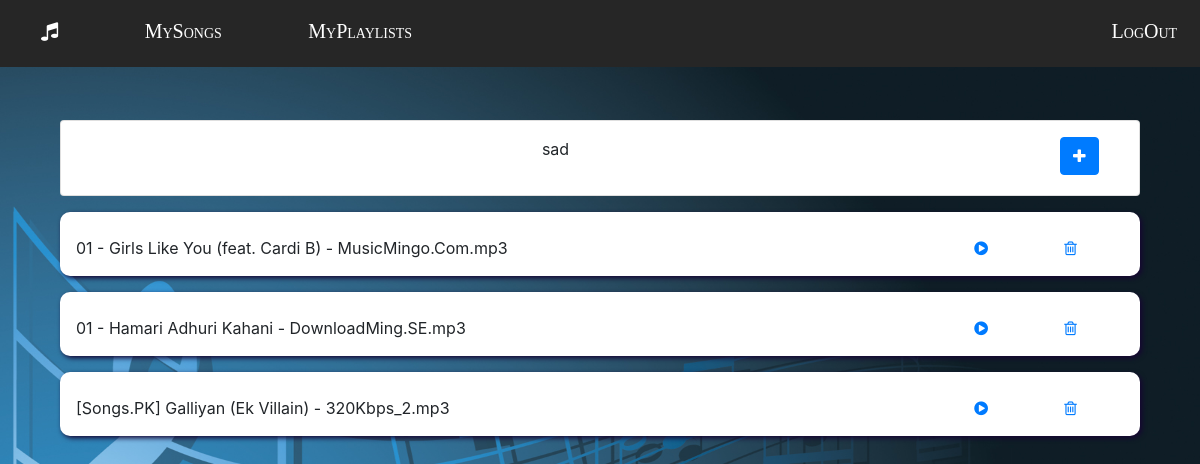
/users/playlists/display/9, run on the app's committed database.
### playlists/models.py (models this page shows, shortened)
class Playlist(models.Model):
	user = models.ForeignKey(User,default=None,on_delete=models.CASCADE)
	playlist_name=models.CharField(max_length=100)
	number_of_songs=models.IntegerField()

class Playlist_songs(models.Model):
	playlist=models.ForeignKey(Playlist,default=None,on_delete=models.CASCADE)
	song=models.ForeignKey(Song,default=None,on_delete=models.CASCADE)

### songs/models.py (models this page shows, shortened)
class Song(models.Model):
	user = models.ForeignKey(User,default=None,on_delete=models.CASCADE)
	song_name= models.CharField(max_length=100)
	song_url=models.CharField(max_length=100)
	mood_options=[('sad', 'sad'),('happy', 'happy'),('normal','normal')]
	emotion = models.CharField(max_length=50,choices=mood_options,default='normal')

### playlists/views.py (the view)
# urls.py: path('display/<int:id>',play_view.displayPlaylist,name='displayPlaylist'),
def displayPlaylist(request,id):
    playlist=Playlist.objects.get(id=id)
    plays=Playlist_songs.objects.filter(playlist=playlist)
    return render(request,'playlists/displayPlaylist.html',{'plays':plays,'playlist':playlist})

### playlists/templates/playlists/displayPlaylist.html
{% extends 'users/main.html' %}
{% load static %}
{% block content %}
<div class="container">
    <div class="col-12 col-md-12 ">
        <div class="card ">
            <div class="card-content ">
                <div class="card-body pt-2">
                    <div class="row">
                        <div class="col-md-11 col-12 pt-2 text-center">
                            {{playlist.playlist_name}}
                        </div>
                        <div class="col-md-1 col-12 pt-2">
                            <a href="{% url 'create-playlist' %}" class="btn btn-primary">
                                <i class="fa fa-plus" aria-hidden="true"></i>
                            </a>
                        </div>
                    </div>
                </div>
            </div>
        </div>
    </div>
    {% if plays %}
    {% for play in plays %}
    <div class="col-12 col-md-12 mt-3">
        <div class="card pull-up">
            <div class="card-content ">
                <div class="card-body p-3">
                    <div class="row">
                        <div class="col-md-10 col-12 pt-2">
                            {{play.song.song_name}}
                        </div>
                        <div class="col-md-1 col-12 pt-2">
                            <a href="{% url 'play-song-playlist' play.id %}"><i class="fa fa-play-circle" aria-hidden="true"></i></a>
                        </div>
                        <div class="col-md-1 col-12 pt-2">
                            <a href="{% url 'removeSong' play.id %}"><i class="fa fa-trash-o" aria-hidden="true"></i></a>
                        </div>
                    </div>
                </div>
            </div>
        </div>
    </div>
    {% endfor %}
    {% else %}
    <h4 style="color:white;margin-top:10px;text-align:center;">No Songs Added</h4>
    {% endif %}
</div>
{% endblock %}

### static/css/style.css (style rules this page uses)
body { padding:0; margin:0; min-height:100vh; }
.pull-up { transition: transform .2s; border-radius: 10px; border:10px; box-shadow: 2px 2px 5px rgb(22, 5, 51); }

### data on the page
Playlist: playlist_name "sad"
Playlist_songs: song.song_name "01 - Girls Like You (feat. Cardi B) - MusicMingo.Com.mp3"
Playlist_songs: song.song_name "01 - Hamari Adhuri Kahani - DownloadMing.SE.mp3"
Playlist_songs: song.song_name "[Songs.PK] Galliyan (Ek Villain) - 320Kbps_2.mp3"
